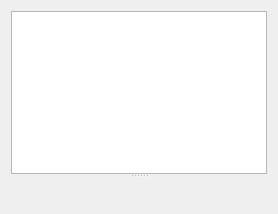
     <widget class="QWidget" name="tabAmbCard">
      <attribute name="title">
       <string>Мед.карта</string>
      </attribute>
      <layout class="QVBoxLayout" name="verticalLayout">
       <item>
        <widget class="QSplitter" name="splitterAmbCard">
         <property name="orientation">
          <enum>Qt::Vertical</enum>
         </property>
         <widget class="CTextBrowser" name="txtClientInfoBrowserAmbCard">
          <property name="minimumSize">
           <size>
            <width>100</width>
            <height>100</height>
           </size>
          </property>
          <property name="maximumSize">
           <size>
            <width>16777215</width>
            <height>16777215</height>
           </size>
          </property>
          <property name="focusPolicy">
           <enum>Qt::ClickFocus</enum>
          </property>
          <property name="readOnly">
           <bool>true</bool>
          </property>
          <property name="html">
           <string>&lt;!DOCTYPE HTML PUBLIC &quot;-//W3C//DTD HTML 4.0//EN&quot; &quot;http://www.w3.org/TR/REC-html40/strict.dtd&quot;&gt;
&lt;html&gt;&lt;head&gt;&lt;meta name=&quot;qrichtext&quot; content=&quot;1&quot; /&gt;&lt;style type=&quot;text/css&quot;&gt;
p, li { white-space: pre-wrap; }
&lt;/style&gt;&lt;/head&gt;&lt;body style=&quot; font-family:'Ubuntu'; font-size:9pt; font-weight:400; font-style:normal;&quot;&gt;
&lt;p style=&quot;-qt-paragraph-type:empty; margin-top:0px; margin-bottom:0px; margin-left:0px; margin-right:0px; -qt-block-indent:0; text-indent:0px; font-family:'MS Shell Dlg 2'; font-size:8pt;&quot;&gt;&lt;br /&gt;&lt;/p&gt;&lt;/body&gt;&lt;/html&gt;</string>
          </property>
          <property name="textInteractionFlags">
           <set>Qt::TextBrowserInteraction</set>
          </property>
         </widget>
         <widget class="CAmbCardPage" name="tabAmbCardContent" native="true"/>
        </widget>
       </item>
      </layout>
     </widget>
